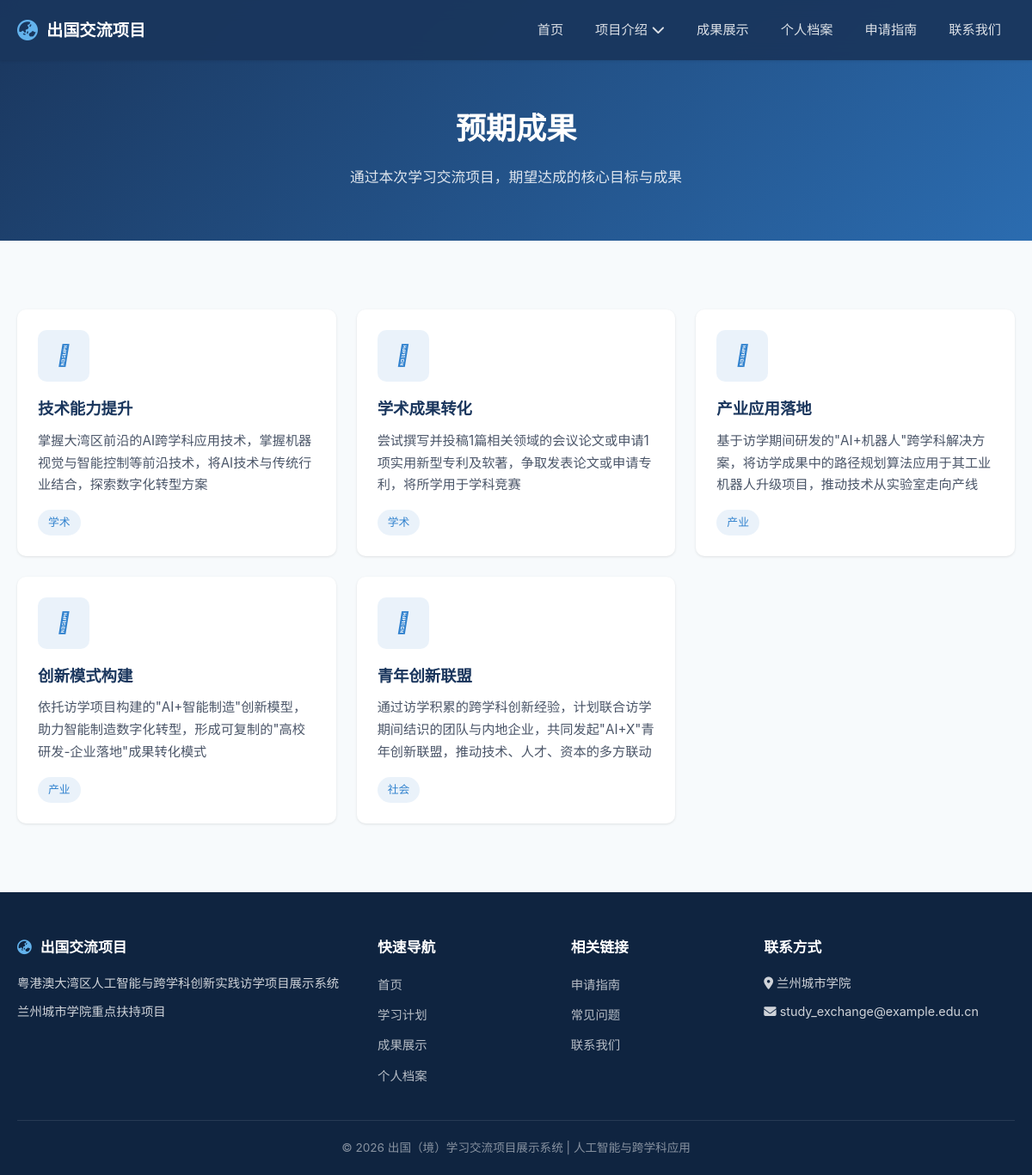
/project/expected-outcomes, run on the app's committed database.
### app/models/models.py (models this page shows, shortened)
class ExpectedOutcome(db.Model):
    __tablename__ = 'expected_outcomes'
    id = db.Column(db.Integer, primary_key=True)
    title = db.Column(db.String(200), nullable=False, comment='成果标题')
    description = db.Column(db.Text, comment='成果描述')
    category = db.Column(db.String(50), comment='类别：学术/产业/社会')
    sort_order = db.Column(db.Integer, default=0, comment='排序')
    icon = db.Column(db.String(100), comment='图标标识')
    created_at = db.Column(db.DateTime, default=datetime.now)

### app/routes/project.py (the view)
@project_bp.route('/expected-outcomes')
def expected_outcomes():
    from app.models.models import ExpectedOutcome
    outcomes = ExpectedOutcome.query.order_by(ExpectedOutcome.sort_order).all()
    return render_template('pages/project/expected_outcomes.html', outcomes=outcomes)

### app/templates/pages/project/expected_outcomes.html (shortened to what this page needs)
{% extends "base.html" %}
{% block content %}
<div class="page-header">
    <div class="container">
        <h1>预期成果</h1>
        <p>通过本次学习交流项目，期望达成的核心目标与成果</p>
    </div>
</div>
<section class="section">
    <div class="container">
        <div class="card-grid">
            {% for outcome in outcomes %}
            <div class="card reveal">
                <div class="card-body">
                    {% if outcome.icon %}
                    <div class="card-icon {{ outcome.icon_class|default('blue') }}">
                        <i class="{{ outcome.icon }}"></i>
                    </div>
                    {% endif %}
                    <h3>{{ outcome.title }}</h3>
                    {% if outcome.description %}
                    <p>{{ outcome.description }}</p>
                    {% endif %}
                    {% if outcome.category %}
                    <div style="margin-top: 16px;">
                        <span class="badge badge-{{ outcome.category_class|default('provincial') }}">{{ outcome.category }}</span>
                    </div>
                    {% endif %}
                </div>
            </div>
            {% endfor %}
        </div>
    </div>
</section>
{% endblock %}

### app/static/css/style.css (style rules this page uses)
:root { --primary: #1a365d; --primary-light: #2b6cb0; --primary-dark: #0f2440; --accent: #3182ce; --accent-light: #63b3ed; --success: #38a169; --warning: #d69e2e; --danger: #e53e3e; --text-primary: #1a202c; --text-secondary: #4a5568; --text-light: #718096; --bg-primary: #ffffff; --bg-secondary: #f7fafc; --bg-tertiary: #edf2f7; --border-color: #e2e8f0; --shadow-sm: 0 1px 3px rgba(0,0,0,0.1); --shadow-md: 0 4px 12px rgba(0,0,0,0.1); --shadow-lg: 0 10px 30px rgba(0,0,0,0.15); --radius-sm: 6px; --radius-md: 10px; --radius-lg: 16px; --transition: all 0.3s ease; --max-width: 1200px; }
*, *::before, *::after { margin: 0; padding: 0; box-sizing: border-box; }
html { scroll-behavior: smooth; font-size: 16px; }
body { font-family: 'Noto Sans SC', -apple-system, BlinkMacSystemFont, 'Segoe UI', sans-serif; color: var(--text-primary); background-color: var(--bg-secondary); line-height: 1.7; -webkit-font-smoothing: antialiased; }
.container { max-width: var(--max-width); margin: 0 auto; padding: 0 20px; }
.section { padding: 80px 0; }
.card-grid { display: grid; grid-template-columns: repeat(auto-fill, minmax(320px, 1fr)); gap: 24px; }
.card { background: var(--bg-primary); border-radius: var(--radius-md); box-shadow: var(--shadow-sm); overflow: hidden; transition: var(--transition); }
.card-icon { width: 60px; height: 60px; border-radius: var(--radius-md); display: flex; align-items: center; justify-content: center; font-size: 1.5rem; margin-bottom: 16px; }
.card-icon.blue { background: rgba(49, 130, 206, 0.1); color: var(--accent); }
.card-body { padding: 24px; }
.card-body h3 { font-size: 1.15rem; color: var(--primary); margin-bottom: 8px; }
.card-body p { color: var(--text-secondary); font-size: 0.95rem; line-height: 1.7; }
.badge { display: inline-block; padding: 4px 12px; border-radius: 50px; font-size: 0.8rem; font-weight: 500; }
.badge-provincial { background: rgba(49, 130, 206, 0.1); color: var(--accent); }
.page-header { background: linear-gradient(135deg, var(--primary) 0%, var(--primary-light) 100%); color: #fff; padding: 120px 20px 60px; text-align: center; }
.page-header h1 { font-size: 2.2rem; font-weight: 700; margin-bottom: 12px; }
.page-header p { font-size: 1.05rem; opacity: 0.85; }
.reveal { opacity: 0; transform: translateY(30px); transition: opacity 0.6s ease, transform 0.6s ease; }
.reveal.visible { opacity: 1; transform: translateY(0); }

### data on the page
ExpectedOutcome: title "技术能力提升", description "掌握大湾区前沿的AI跨学科应用技术，掌握机器视觉与智能控制等前沿技术，将AI技术与传统行业结合，探索数字化转型方案", category "学术"
ExpectedOutcome: title "学术成果转化", description "尝试撰写并投稿1篇相关领域的会议论文或申请1项实用新型专利及软著，争取发表论文或申请专利，将所学用于学科竞赛", category "学术"
ExpectedOutcome: title "产业应用落地", description "基于访学期间研发的\"AI+机器人\"跨学科解决方案，将访学成果中的路径规划算法应用于其工业机器人升级项目，推动技术从实验室走向产线", category "产业"
ExpectedOutcome: title "创新模式构建", description "依托访学项目构建的\"AI+智能制造\"创新模型，助力智能制造数字化转型，形成可复制的\"高校研发-企业落地\"成果转化模式", category "产业"
ExpectedOutcome: title "青年创新联盟", description "通过访学积累的跨学科创新经验，计划联合访学期间结识的团队与内地企业，共同发起\"AI+X\"青年创新联盟，推动技术、人才、资本的多方联动", category "社会"
